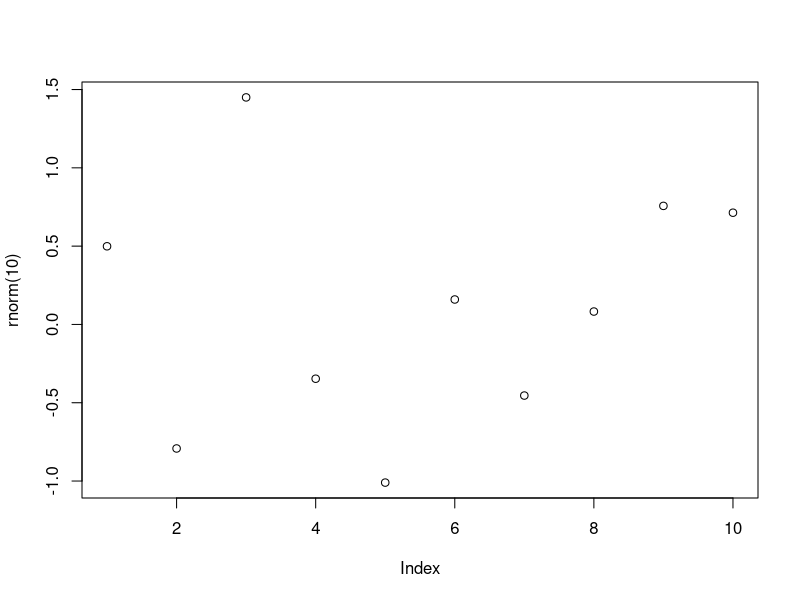

Source code (R): (Note: this script raises an error after producing the figure.)
# Functions

# Setting WD
setwd("/home/bia/Code/GITHUB_DSA/DSA_Data-Science-Course/1.BigData_RAzure/Ch3")
getwd()

# help
?sample
# To visualize the arguments of a function
args(sample)
args(mean)
args(sd) # Standard deviation
args(factor)
args(round)


# Built-in fuctions
abs(-43)
sum(c(1:5))
mean(1:5)
round(c(1.1:5.8))
rev(c(1:5))
seq(1:5)
sort(rev(1:5))
append(c(1:5), 6)

vec1 <- c(1.5, 2.5, 8.4, 3.7, 6.3)
vec2 <- rev(vec1)
vec2

# Functions inside functions
plot(rnorm(10))
mean(c(abs(vec1), abs(vec2))) # Slow code, but its possible

# Create functions
# before create a function search if already exist one
myfunc <- function(x) { x + x}
myfunc(10)
class(myfunc)

myfunc2 <- function(a, b) {
  value = a ^ b
  print(value)
}
myfunc2(3, 2)

# Rolling dice
rolling_dice <- function() {
  num <- sample(1:6, size = 1) # local
  num
}
rolling_dice()


# Scope
print(num)
num <- c(1:6)
num # Global

# Function without a default argument
vec1 <- (10:13)
vec2 <- c('a', 'b', 'c', 'd')
vec3 <- c(6.5, 9.2, 11.9, 5.1)

myfunc3 <- function(...){
  df = data.frame(cbind(...))
  print(df)
}

myfunc3(vec1)
myfunc3(vec2, vec3)
myfunc3(vec1, vec2, vec3)
